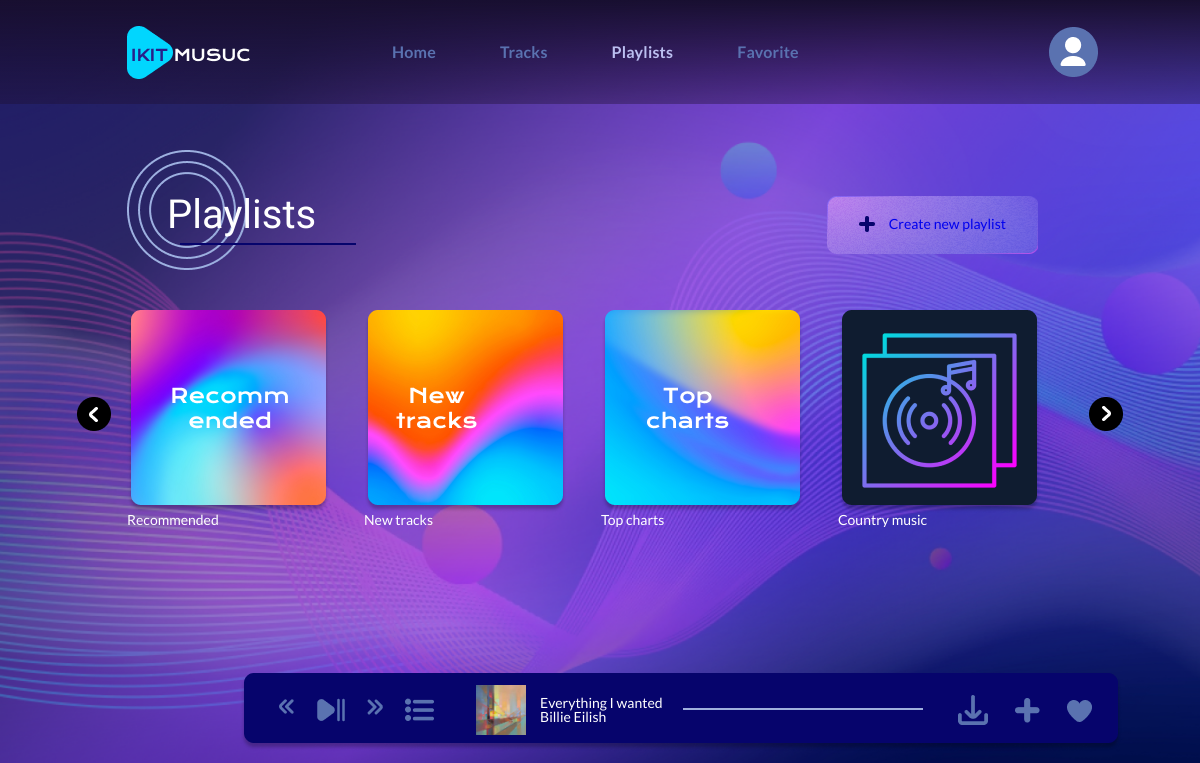
Page /1/track/1 on the committed database.
### music/models.py (models this page shows, shortened)
class Playlist(models.Model):
    name = models.CharField(max_length=255, null=True)
    cover = models.ImageField(upload_to="photos/%Y/%m/%d/", null=True)
    description = models.CharField(max_length=500, null=True)
    is_default = models.BooleanField(default=False)
    compositions = models.ManyToManyField(Composition)

class Composition(models.Model):
    name = models.CharField(max_length=255)
    author = models.CharField(max_length=255)
    cover = models.ImageField(upload_to="photos/%Y/%m/%d/")
    audio = models.FileField(upload_to="audio/%Y/%m/%d/")
    is_played = models.BooleanField(default=False)
    is_liked = models.BooleanField(default=False)
    order = models.PositiveSmallIntegerField(default=0, blank=True, null=True)
    class Meta:
        ordering = ['name', 'author']

### music/views.py (the view)
# urls.py: path('<int:playlist_id>/track/<int:track_number>', new_track, name="next"),
def new_track(request, playlist_id, track_number):
    playlists = Playlist.objects.all()
    playlist = Playlist.objects.get(id=playlist_id)
    track_number = count_track_number(playlist, track_number)
    composition = playlist.compositions.all()[track_number]
    context = {
        'playlists': playlists,
        "playlist": playlist,
        "composition": composition,
        "track_number": track_number
    }
    return render(request, "music/index.html", context)

### music/views.py (called while the page is built)
def count_track_number(playlist, track_number):
    size = playlist.compositions.count()
    if track_number > size:
        track_number = 1
    elif track_number < 1:
        track_number = size
    return track_number

### music/templates/music/index.html (shortened to what this page needs)
{% load static %}
<!DOCTYPE html>
<html lang="en">
    <head>
        <link rel="stylesheet" href="{% static 'music/css/style.css' %}">
    </head>
    <body>
        <div class="wrapper">
            <header class="header">
                <div class="header__container container">
                    <a href="{% url 'home' %}" class="header__logo">
                        <img src="{% static 'music/img/logo.png' %}" alt="IKIT music">
                    </a>
                    <nav class="header__menu menu">
                        <ul class="menu__list">
                            <li>
                                <a href="{% url 'home' %}" class="menu__link">Home</a>
                            </li>
                            <li>
                                <a href="{% url 'tracks' %}" class="menu__link">Tracks</a>
                            </li>
                            <li>
                                <a href="{% url 'home' %}" class="menu__link current__item">Playlists</a>
                            </li>
                            <li>
                                <a href="{% url 'playlist' 5 %}" class="menu__link">Favorite</a>
                            </li>
                        </ul>
                    </nav>
                    <a href="#" class="header__user">
                        <img src="{% static 'music/img/user.png' %}" alt="profile">
                    </a>
                </div>
            </header>
            <main class="page">
                <section class="page__main-block main-block">
                    <div class="main-block__container container">
                        <div class="main-block__body">
                            <div class="flex-container">
                                <h1 class="main-block__title">
                                    Playlists
                                </h1>
                                <a href="{% url 'new' %}" class="button-add">
                                    <div class="button__container">
                                        <div class="button__flex">
                                            <div class="button__img">
                                                <img src="{% static 'music/img/plus.png' %}" alt="">
                                            </div>
                                            <div class="button__text">
                                                Create new playlist
                                            </div>
                                        </div>
                                    </div>
                                </a>
                            </div>
                            <div class="slider">
                                {% for playlist in playlists %}
                                    <div class="slider__item">
                                        <a href="{% url 'playlist' playlist.pk %}" class="slider__link" id="{{ playlist.pk }}">
                                            <div class="img">
                                                <img src="{{ playlist.cover.url }}" alt="new tracs">
                                            </div>
                                            <p>{{ playlist.name }}</p>
                                        </a>
                                    </div>
                                {% endfor %}
                            </div>
                        </div>
                    </div>
                </section>
                {% if playlist %}
                <div class="play-track">
                    <div class="play__container">
                        <div class="play__control">
                    <a href="{% url 'next' playlist.pk track_number|add:'-1' %}" class="play__previous">
                        <img src="{% static 'music/img/play/previos.png' %}"
                             alt="prev">
                    </a>
                    <a href="#" class="play__pause">
                        <img src="{% static 'music/img/play/play-pause 1.png' %}"
                             alt="play">
                    </a>
                    <a href="{% url 'next' playlist.pk track_number|add:1 %}" class="play__next">
                        <img src="{% static 'music/img/play/next.png' %}"
                             alt="next">
                    </a>
                    <a href="#" class="play__list">
                        <img src="{% static 'music/img/play/list 1.png' %}"
                             alt="playlist">
                    </a>
                </div>
                        <div class="play__composition">
                    <div class="play__image">
                        <img src="{{ composition.cover.url }}"
                             alt="">
                    </div>
                    <div class="play__track">
                        <div class="track__name">
                            {{ composition.name }}
                        </div>
                        <div class="track__author">
                            {{ composition.author }}
                        </div>
                    </div>
                </div>
                        <div class="play__progress">
                    <div class="play__progress-container">
                        <div class="play__line"></div>
                    </div>
                </div>
                        <div class="play__add">
                    <a href="#" class="play__downoload">
                        <img src="{% static 'music/img/play/download 1.png' %}"
                             alt="">
                    </a>
                    <a href="#" class="play__plus">
                        <img src="{% static 'music/img/play/plus-small 1.png' %}"
                             alt="">
                    </a>
                    <a href="#" class="play__like">
                        <img src="{% static 'music/img/play/heart 1.png' %}"
                             alt="">
                    </a>
                </div>
                    </div>
                </div>
                {% endif %}
            </main>
        </div>
    </body>
</html>

### music/static/music/css/style.css (style rules this page uses)
* { padding: 0; margin: 0; border: 0; }
*, *::before, *::after { box-sizing: border-box; -moz-box-sizing: border-box; -webkit-box-sizing: border-box; }
nav, footer, header, aside { display: block; }
html, body { min-height: 100vh; width: 100%; line-height: 1; font-size: 14px; -ms-text-size-adjust: 100%; -moz-text-size-adjust: 100%; -webkit-text-size-adjust: 100%; background: #FAFAFA; }
a, a:visited { text-decoration: none; }
ul li { list-style: none; }
img { vertical-align: top; }
h1, h2, h3, h4, h5, h6 { font-size: inherit; font-weight: inherit; }
body { height: 100%; line-height: 1; font-size: 14px; font-weight: 500; color: white; font-family: 'Lato', sans-serif; background: url("../img/background.png") no-repeat center center fixed; background-size: cover; }
.wrapper { min-height: 100%; overflow: hidden; display: flex; flex-direction: column; }
.container { max-width: 1046px; margin: 0 auto; padding: 0 15px; box-sizing: content-box; }
.header { position: absolute; width: 100%; left: 0; top: 0; z-index: 50; background: linear-gradient(180deg, #180F30 0%, rgba(31, 15, 48, 0.38) 100%); }
.header__container { display: flex; min-height: 104px; align-items: center; }
.header__logo { margin-left: 50px; }
.header__user { margin-left: 250px; justify-self: flex-end; }
.header__menu { margin-left: 133px; padding: 5px 0; }
.menu__list { display: flex; flex-wrap: wrap; }
.menu__list li { margin-right: 64px; }
.menu__list li:last-child { margin-right: 0; }
.menu__link { color:#5A72B0; font-weight: 600; line-height: calc(24 / 14 * 100%); letter-spacing: 0.2px; font-size: 16px; }
.page { flex: 1 1 auto; }
.main-block { width: 100%; position: relative; }
.main-block__body { padding: 140px 0 191px 0; position: relative; z-index: 2; }
.flex-container { display: flex; align-items: center; justify-content: space-between; }
.main-block__title { font-family: 'Krona One', sans-serif; font-style: normal; font-weight: 400; padding: 40px; font-size: 40px; line-height: 50px; margin: 10px 0 30px 50px; background: url("../img/title.png") 0 0 no-repeat; }
.button-add { margin-right: 85px; height: 58px; background: url("../img/new.png") 0 0 no-repeat; }
.button__container { margin: 20px 32px; }
.button__flex { display: flex; align-items: center; }
.button__img { margin-right: 14px; }
.slider { position: relative; padding: 0 50px; }
.img { max-width: 195px; position: relative; }
.play-track { position: absolute; bottom: 40px; left: 20%; z-index: 10; background: url("../img/Rectangle.png") 0 0 no-repeat; }
.play__container { padding: 12px 40px 25px 20px; display: flex; align-items: center; }
.play__container a { margin-left: 15px; }
.play__image { width: 50px; height: 50px; position: relative; }
.play__image img { position: absolute; width: 100%; height: 100%; top: 0; left: 0; object-fit: cover; }
.play__composition { display: flex; align-items: center; margin-left: 42px; }
.play__track { margin-left: 14px; }
.play__add { display: flex; align-items: center; }
.play__track { color: white; }
.play__progress { margin: 0 20px; cursor: pointer; }
.play__progress-container { width: 240px; height: 4px; position: relative; }
.play__line { width: 240px; height: 2px; background-color: #9fb0dd; position: absolute; top: 0; left: 0; }
.current__item { color:rgb(187, 191, 240) }

### rows in the picture
Playlist: cover (picture), name "Recommended"
Playlist: cover (picture), name "New tracks"
Playlist: cover (picture), name "Top charts"
Playlist: cover (picture), name "Country music"
Composition: cover (picture), name "Everything I wanted", author "Billie Eilish"
